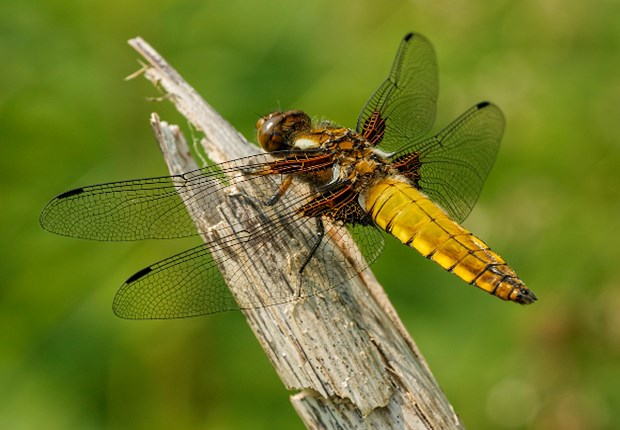
#> input picture Labs/Lab 2/dragonfly.jpg, 620 x 430 px
$ jupyter execute --allow-errors 242TemplateL2.ipynb   (shell and % lines are left out)
#> lines starting #> are read from the running program, lines starting #| are printed output that depends on the picture
## EE 242 Lab 2 – Convolution

Mason Wheeler

[cell 1]
# We'll refer to this as the "import cell." Every module you import should be imported here.
import numpy as np
import matplotlib
import matplotlib.pyplot as plt
# import whatever other modules you use in this lab -- there are more that you need than we've included

## Summary

In this lab, you will work through a series of exercises involving convolution of time signals and images.  This is a two-week lab.  You should plan on completing the first 3 assignments in the first week.

## Lab 2 turn in checklist

•	Pre-lab (upload to canvas before lab)

•	Lab 1 Jupyter notebook with code for the first 4 exercises assignment in separate cells. Each assignment cell should contain markdown cells (same as lab overview cells) for the responses to lab report questions. Include your lab members’ names at the top of the notebook.

•	1 individual Jupyter notebook with code + markdown cells for the last exercise

Note: The pre-lab should be done individually, and all other assignments should be completed in groups of 3-4 people.

## Assignment 1 -- Simple Convolutions

[cell 2]
# Assignment 1 - Time Scaling Function

import numpy as np
import matplotlib.pyplot as plt

# Part A - Create signals
x = np.zeros(13)
x[2:9] = 1  # Input signal x[n]

h1 = np.zeros(13)
h1[:4] = 1  # Impulse response h1[n]

h2 = np.zeros(13)
h2[0], h2[1] = 1, -1  # Impulse response h2[n]

# Part B - Convolve signals
y1 = np.convolve(x, h1, mode='full')  # Convolution of x[n] and h1[n]
y2 = np.convolve(x, h2, mode='full')  # Convolution of x[n] and h2[n]

# Part C - Plot signals
nx = np.arange(13)
ny1 = np.arange(len(y1))
ny2 = np.arange(len(y2))

plt.figure(figsize=(8, 6))
plt.subplot(3, 1, 1)
plt.stem(nx, x, 'b', markerfmt='bo', basefmt=' ')
plt.ylim(-2, 5)
plt.xlim(0, 20)
plt.title('x[n]')

plt.subplot(3, 1, 2)
plt.stem(ny1, y1, 'r', markerfmt='ro', basefmt=' ')
plt.ylim(-2, 5)
plt.xlim(0, 20)
plt.title('y1[n]')

plt.subplot(3, 1, 3)
plt.stem(ny2, y2, 'g', markerfmt='go', basefmt=' ')
plt.ylim(-2, 5)
plt.xlim(0, 20)
plt.title('y2[n]')

plt.tight_layout()
plt.show()
#> figure, not shown here; panel 1: curve peaks at x = 2, y = 1; panel 2: curve peaks at x = 5, y = 4; panel 3: curve peaks at x = 2, y = 1

###  Discussion

The system corresponding to impulse response h1[n] captures the moving average of the input signal. The largest values of y1[n] correspond to regions where the input signal x[n] has a constant height of 1.

The system corresponding to impulse response h2[n] captures the differences between successive samples of the input signal. The largest values of y2[n] correspond to the edges of the box in the input signal x[n], where the signal changes rapidly.

## Assignment 2 -- Smoothing Signals

[cell 3]
# Assignment 2 - Amplitude Operations on Signals

# Part A
srate = 1000
time = np.arange(0, 2, 1 / srate)
n = len(time)

p = 10
amp = 20
base = np.interp(np.linspace(0, p, n), np.arange(0, p), np.random.rand(p) * amp)

noiseamp = 2
noise = noiseamp * np.random.randn(n)

noisy_signal = base + noise

plt.figure(figsize=(8, 6))
plt.subplot(2, 1, 1)
plt.plot(time, base)
plt.ylim(0, 25)
plt.title('Original Signal')
plt.xlabel('Time (s)')

plt.subplot(2, 1, 2)
plt.plot(time, noisy_signal)
plt.ylim(0, 25)
plt.title('Noisy Signal')
plt.xlabel('Time (s)')

plt.tight_layout()
plt.show()
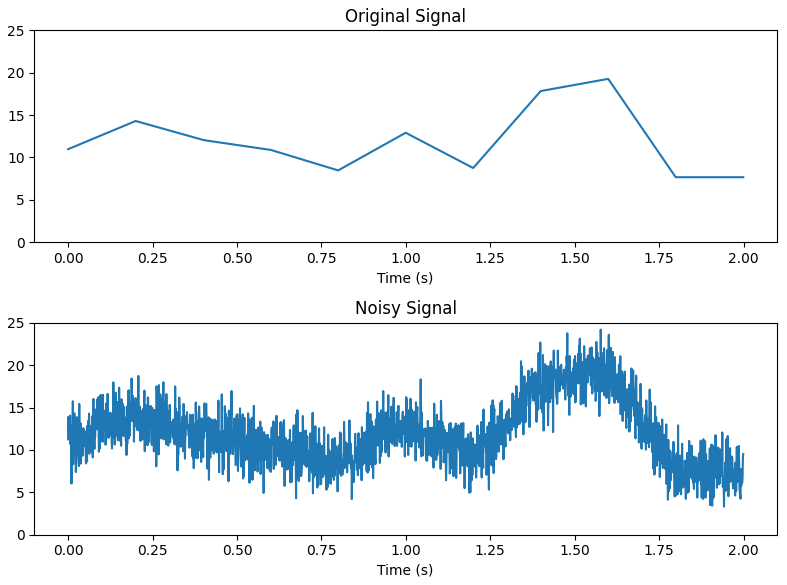
#> figure drawn by matplotlib, 2 panels; panel 1: curve peaks at x = 1.6, y = 19.27; panel 2: curve peaks at x = 1.58, y = 24.19

# Part B
k = 20
filtsig1 = np.zeros(n)

for i in range(k, n - k):
    filtsig1[i] = np.mean(noisy_signal[i - k:i + k + 1])

plt.figure(figsize=(8, 6))
plt.plot(time, noisy_signal, label='Noisy Signal')
plt.plot(time, base, label='Original Signal')
plt.plot(time, filtsig1, label='Filtered Signal (Running Mean)')
plt.ylim(0, 25)
plt.title('Filtered Signal (Running Mean)')
plt.xlabel('Time (s)')
plt.legend()
plt.show()
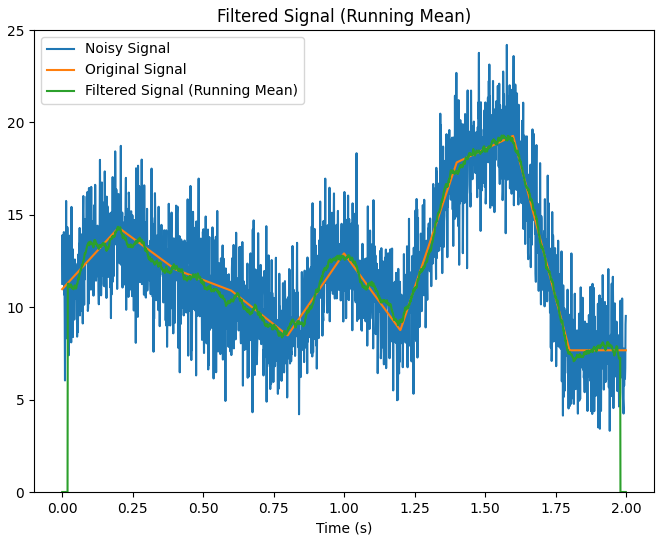
#> figure drawn by matplotlib, 1 panel; curve peaks at x = 1.58, y = 24.19; curve peaks at x = 1.6, y = 19.27; curve peaks at x = 1.56, y = 19.29

# Part C
hfilt = np.ones(2 * k + 1) / (2 * k + 1)
filtsig2 = np.convolve(noisy_signal, hfilt, mode='same')

plt.figure(figsize=(8, 6))
plt.plot(time, filtsig1, label='Filtered Signal 1 (Running Mean)')
plt.plot(time, filtsig2, label='Filtered Signal 2 (Convolution)')
plt.ylim(0, 25)
plt.title('Comparison of Filtered Signals')
plt.xlabel('Time (s)')
plt.legend()
plt.show()
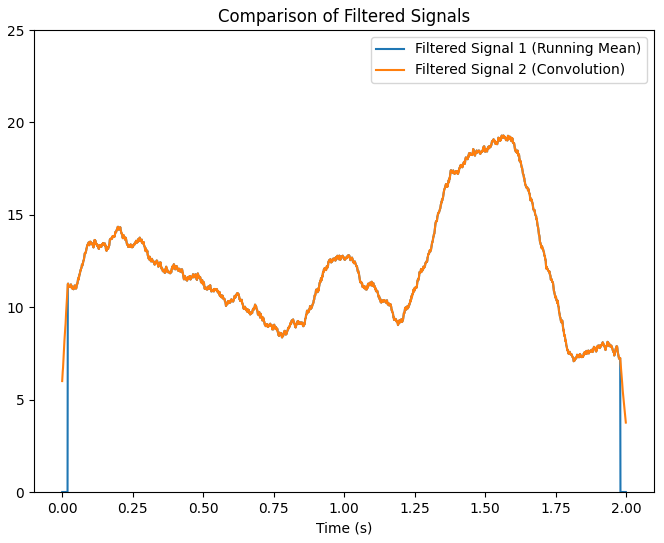
#> figure drawn by matplotlib, 1 panel; curve peaks at x = 1.56, y = 19.29; curve peaks at x = 1.56, y = 19.29

###  Discussion

Both methods, the running mean and the convolution with a box filter, smooth the noisy signal. The running mean filter calculates the average value of +/- k samples. The convolution with the box filter also calculates a weighted average but uses the convolution function.

The differences between the two methods are minimal, and both effectively smooth the signal. When the noise is amplified, both methods still smooth the signal, but the result will be less accurate. When the value of k is changed, the smoothing effect will change as well. For larger values of k, the smoothing will be stronger, and for smaller values of k, the smoothing will be weaker.

In terms of system properties, both methods act as low-pass filters, removing high-frequency noise while preserving the low-frequency components of the signal.

## Assignment 3 -- Removing Noise from an Audio Signal

[cell 4]
# Assignment 3 -- Title of assignment 3

import simpleaudio as sa
from scipy.io import wavfile

# Part A
#> (the rest of this cell did not finish here and is left out)

###  Discussion

The original audio signal is clear and crisp. After adding noise, the noisy audio signal sounds distorted and is harder to discern. After applying the convolution filter to remove the noise, the filtered audio signal sounds cleaner than the noisy one but not as clear as the original. Some of the noise is still present, and the signal may sound slightly muffled.

When the value of k is increased, the smoothing effect becomes stronger, which results in better noise removal. However, this also leads to a more muffled sound, as the high-frequency components of the original signal are attenuated. When the value of k is decreased, the smoothing effect is weaker, resulting in less noise removal, and the filtered audio signal will still have a significant amount of noise. Balancing the value of k is crucial to achieving the best noise removal without losing too much of the original signal quality.

## Assignment 4 -- Convolution with Images

[cell 5]
# Import necessary libraries
from skimage import color
from scipy import ndimage

# Part A
def sobel_edge_detector(image):
    sobel_x = np.array([[-1, 0, 1], [-2, 0, 2], [-1, 0, 1]])
    sobel_y = np.array([[1, 2, 1], [0, 0, 0], [-1, -2, -1]])

    horizontal_edges = ndimage.convolve(image, sobel_x)
    vertical_edges = ndimage.convolve(image, sobel_y)
    combined_edges = np.hypot(horizontal_edges, vertical_edges)

    return horizontal_edges, vertical_edges, combined_edges

# Part B
image = plt.imread('dragonfly.jpg')
#> image is the input picture: shape (430, 620, 3); mean R, G, B 112.1, 123.3, 39
gray_image = color.rgb2gray(image)
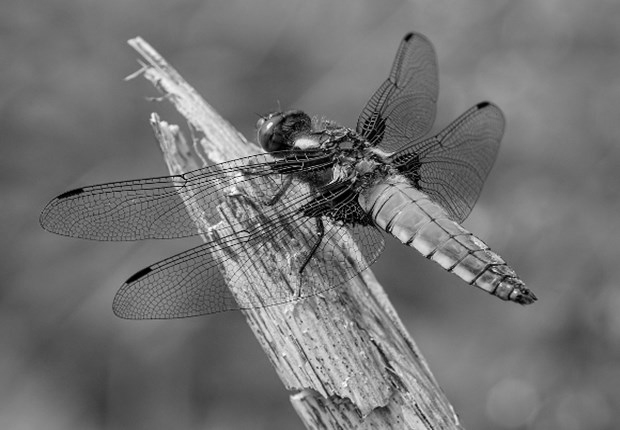
#> gray_image: shape (430, 620) float64; min 0, max 0.992, mean 0.45

horizontal_edges, vertical_edges, combined_edges = sobel_edge_detector(gray_image)
#> in sobel_edge_detector, `vertical_edges = ndimage.convolve(image, sobel_y)`:
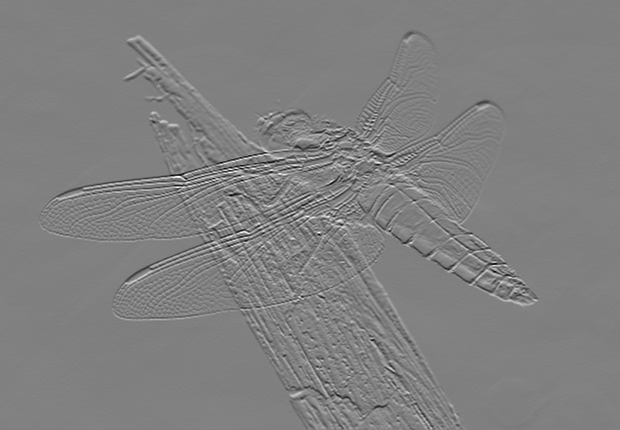
#> vertical_edges: shape (430, 620) float64; min -2.84, max 2.8, mean -0.000964; drawn with min black and max white
#> in sobel_edge_detector, `combined_edges = np.hypot(horizontal_edges, vertical_edges)`:
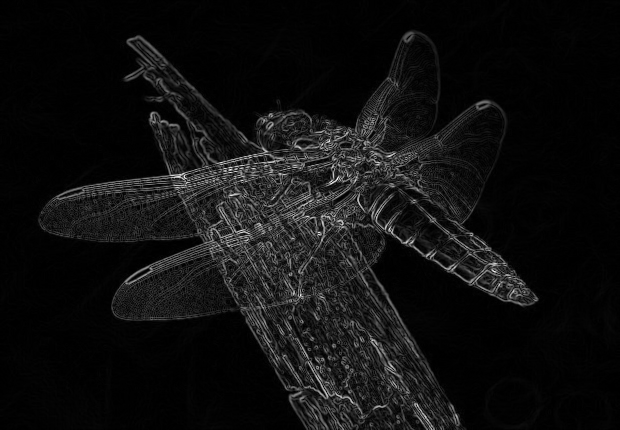
#> combined_edges: shape (430, 620) float64; min 0, max 3.11, mean 0.199; drawn with min black and max white

fig, axes = plt.subplots(2, 2, figsize=(10, 10))
axes[0, 0].imshow(gray_image, cmap='gray')
axes[0, 0].set_title("Original Grayscale Image")
axes[0, 1].imshow(horizontal_edges, cmap='gray')
axes[0, 1].set_title("Horizontal Edges")
axes[1, 0].imshow(vertical_edges, cmap='gray')
axes[1, 0].set_title("Vertical Edges")
axes[1, 1].imshow(combined_edges, cmap='gray')
axes[1, 1].set_title("Combined Edges")
plt.show()

# Part C
smooth_kernel = np.full((10, 10), 0.01)
smooth_image = ndimage.convolve(gray_image, smooth_kernel)
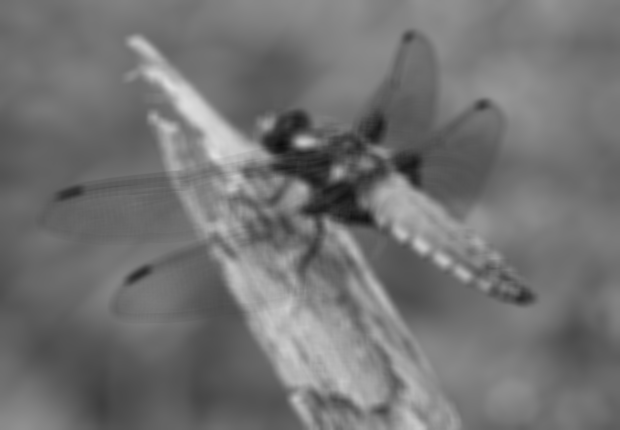
#> smooth_image: shape (430, 620) float64; min 0.0506, max 0.869, mean 0.45

fig, axes = plt.subplots(1, 2, figsize=(10, 5))
axes[0].imshow(gray_image, cmap='gray')
axes[0].set_title("Original Grayscale Image")
axes[1].imshow(smooth_image, cmap='gray')
axes[1].set_title("Smoothed Image")
plt.show()

# Part D
smooth_horizontal_edges, smooth_vertical_edges, smooth_combined_edges = sobel_edge_detector(smooth_image)
#> in sobel_edge_detector (call 2), `horizontal_edges = ndimage.convolve(image, sobel_x)`:
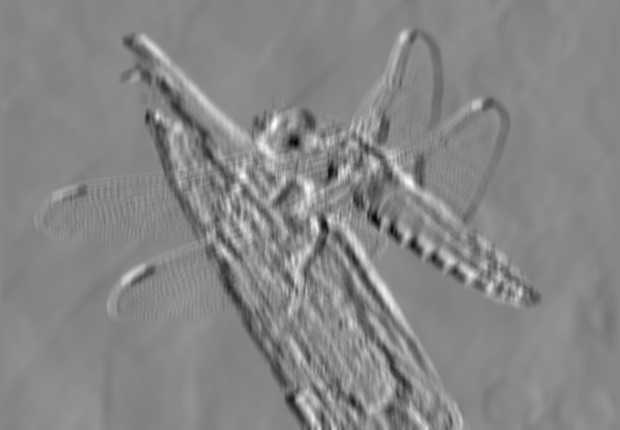
#> horizontal_edges: shape (430, 620) float64; min -0.488, max 0.434, mean -0.000597; drawn with min black and max white
#> in sobel_edge_detector (call 2), `vertical_edges = ndimage.convolve(image, sobel_y)`:
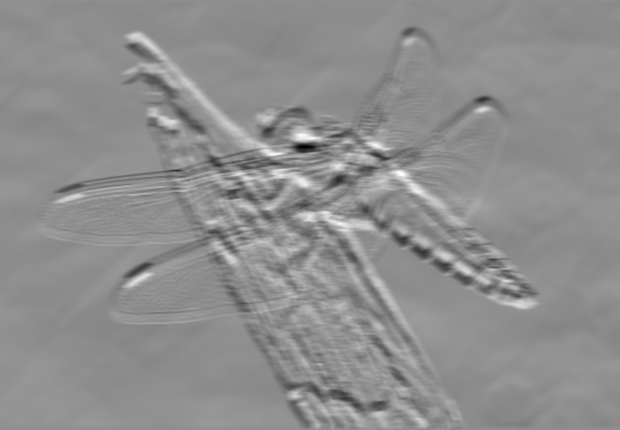
#> vertical_edges: shape (430, 620) float64; min -0.632, max 0.495, mean -0.000995; drawn with min black and max white
#> in sobel_edge_detector (call 2), `combined_edges = np.hypot(horizontal_edges, vertical_edges)`:
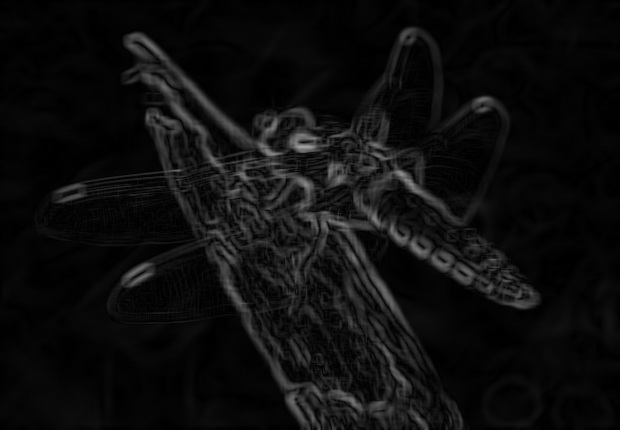
#> combined_edges: shape (430, 620) float64; min 3.43e-05, max 0.637, mean 0.0544

fig, axes = plt.subplots(1, 2, figsize=(10, 5))
axes[0].imshow(combined_edges, cmap='gray')
axes[0].set_title("Edges from Original Image")
axes[1].imshow(smooth_combined_edges, cmap='gray')
axes[1].set_title("Edges from Smoothed Image")
plt.show()
